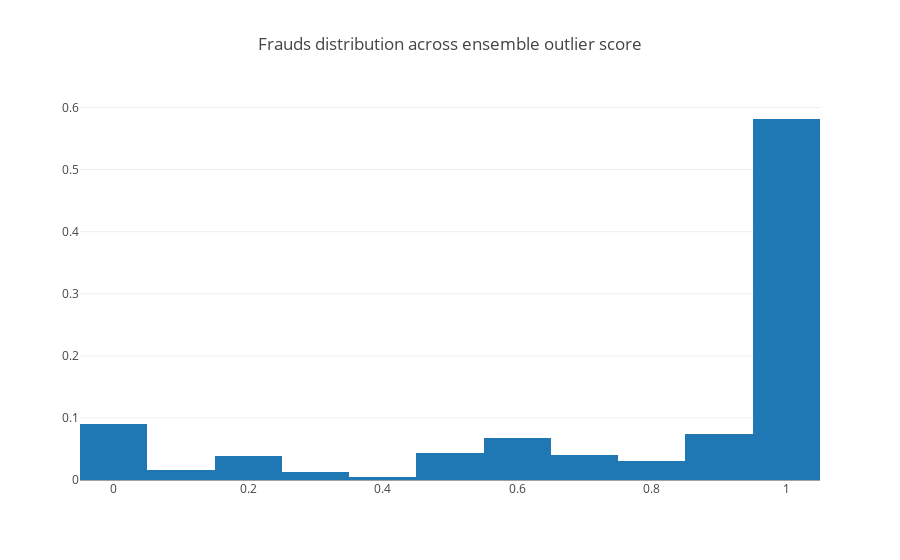

Write notebook code for a chart like this one.
### Code cell
ensemble_train_res_true = pd.Series(ensemble_train_res)[df_train_unbalanced[LABEL].as_data_frame()[LABEL] == True]
data = [go.Histogram(x=ensemble_df_train_true[col], histnorm='probability')]
layout = go.Layout(title='Frauds distribution across ensemble outlier score')
fig = dict(data=data, layout=layout)
plotly.offline.iplot(fig)

### Figure 1 — Plotly figure (JSON) as saved in the notebook; plotly's stock layout.template omitted (floating-point values rounded to 4 significant figures; data arrays with more than 128 entries replaced by an {"elided": "..."} marker saying what was removed)
{"data": [{"histnorm": "probability", "type": "histogram", "x": {"elided": "368 float values"}}], "layout": {"title": "Frauds distribution across ensemble outlier score"}}
